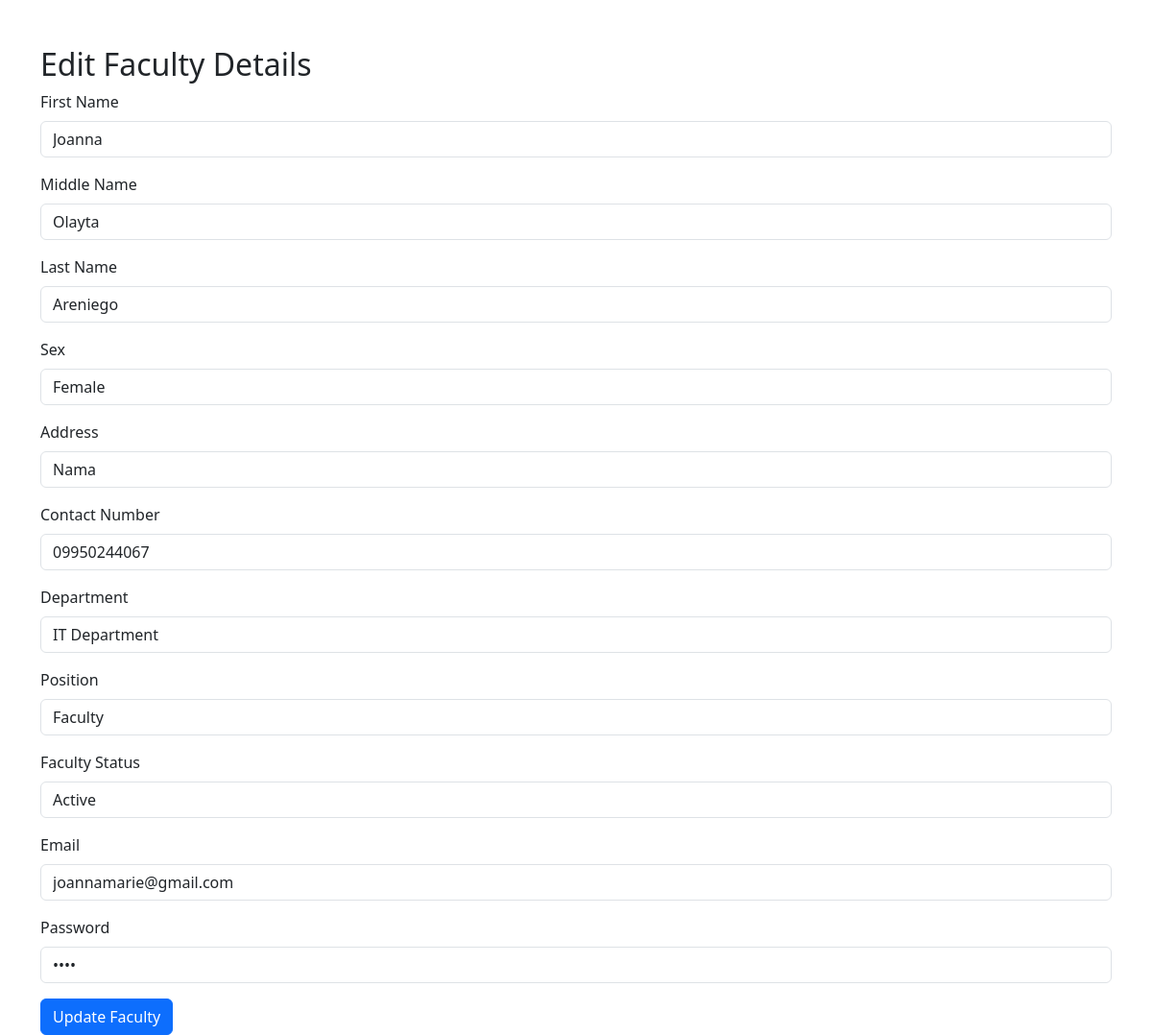
Page /edit_faculty.php?id=INS-1116 on the committed database.
### tables this page shows
CREATE TABLE `faculty` (
  `idno` varchar(50) NOT NULL,
  `fname` varchar(40) DEFAULT NULL,
  `mname` varchar(40) NOT NULL,
  `lname` varchar(40) NOT NULL,
  `sex` varchar(6) NOT NULL,
  `addrs` varchar(100) DEFAULT NULL,
  `cpno` varchar(11) NOT NULL,
  `department` varchar(30) NOT NULL,
  `position` varchar(30) NOT NULL,
  `faculty_stat` varchar(20) NOT NULL,
  `email` varchar(50) DEFAULT NULL,
  `passw` varchar(30) DEFAULT NULL
);

### edit_faculty.php (the view, shortened to what this page needs)
<?php
include('db_connection.php');
$faculty = null;
if (isset($_GET['id'])) {
    $faculty_id = $_GET['id'];
} else {
    die("Faculty ID is missing.");
}
$query = "SELECT * FROM faculty WHERE idno = ?";
$stmt = $link->prepare($query);
$stmt->bind_param("s", $faculty_id);
$stmt->execute();
$result = $stmt->get_result();
if ($result->num_rows > 0) {
    $faculty = $result->fetch_assoc();
} else {
    $error = "Faculty not found.";
    exit;
}
?>
<!DOCTYPE html>
<html lang="en">
<head>
    <link rel="stylesheet" href="https://cdn.jsdelivr.net/npm/bootstrap@5.3.0-alpha1/dist/css/bootstrap.min.css">
    <link rel="stylesheet" href="https://cdnjs.cloudflare.com/ajax/libs/font-awesome/6.0.0-beta3/css/all.min.css">
</head>
<body>
    <div class="container mt-5">
        <h2>Edit Faculty Details</h2>
        <form action="" method="POST">
            <div class="mb-3">
                <label for="fname" class="form-label">First Name</label>
                <input type="text" class="form-control" id="fname" name="fname" value="<?php echo htmlspecialchars($faculty['fname']); ?>" required>
            </div>
            <div class="mb-3">
                <label for="mname" class="form-label">Middle Name</label>
                <input type="text" class="form-control" id="mname" name="mname" value="<?php echo htmlspecialchars($faculty['mname']); ?>" required>
            </div>
            <div class="mb-3">
                <label for="lname" class="form-label">Last Name</label>
                <input type="text" class="form-control" id="lname" name="lname" value="<?php echo htmlspecialchars($faculty['lname']); ?>" required>
            </div>
            <div class="mb-3">
                <label for="sex" class="form-label">Sex</label>
                <select class="form-control" id="sex" name="sex">
                    <option value="Female" <?php echo ($faculty['sex'] == 'Female') ? 'selected' : ''; ?>>Female</option>
                </select>
            </div>
            <div class="mb-3">
                <label for="addrs" class="form-label">Address</label>
                <input type="text" class="form-control" id="addrs" name="addrs" value="<?php echo htmlspecialchars($faculty['addrs']); ?>" required>
            </div>
            <div class="mb-3">
                <label for="cpno" class="form-label">Contact Number</label>
                <input type="text" class="form-control" id="cpno" name="cpno" value="<?php echo htmlspecialchars($faculty['cpno']); ?>" required>
            </div>
            <div class="mb-3">
                <label for="department" class="form-label">Department</label>
                <select class="form-control" id="department" name="department">
                    <option value="IT Department" <?php echo ($faculty['department'] == 'IT Department') ? 'selected' : ''; ?>>IT Department</option>
                </select>
            </div>
            <div class="mb-3">
                <label for="position" class="form-label">Position</label>
                <select class="form-control" id="position" name="position">
                    <option value="Faculty" <?php echo ($faculty['position'] == 'Faculty') ? 'selected' : ''; ?>>Faculty</option>
                </select>
            </div>
            <div class="mb-3">
                <label for="faculty_stat" class="form-label">Faculty Status</label>
                <select class="form-control" id="faculty_stat" name="faculty_stat">
                    <option value="Active" <?php echo ($faculty['faculty_stat'] == 'Active') ? 'selected' : ''; ?>>Active</option>
                </select>
            </div>
            <div class="mb-3">
                <label for="email" class="form-label">Email</label>
                <input type="email" class="form-control" id="email" name="email" value="<?php echo htmlspecialchars($faculty['email']); ?>" required>
            </div>
            <div class="mb-3">
                <label for="passw" class="form-label">Password</label>
                <input type="password" class="form-control" id="passw" name="passw" value="<?php echo htmlspecialchars($faculty['passw']); ?>" required>
            </div>
            <button type="submit" class="btn btn-primary">Update Faculty</button>
        </form>
    </div>
</body>
</html>

### rows in the picture
faculty: fname "Joanna", mname "Olayta", lname "Areniego", sex "Female", addrs "Nama", cpno "09950244067", department "IT Department", position "Faculty", faculty_stat "Active", email "joannamarie@gmail.com"
